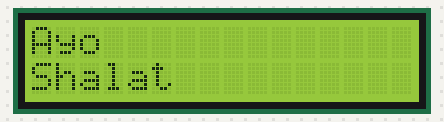
A sketch run on a simulated Arduino Uno, built with avr-gcc and run on an emulated ATmega328P. On the bench: 16×2 character LCD.

Above: at 0.28 s.
At 3.59 s:
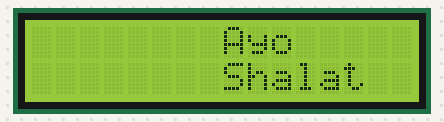
At 6.7 s:
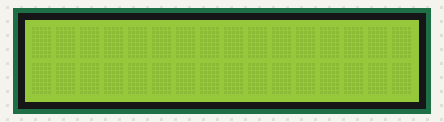
At 8.7 s:
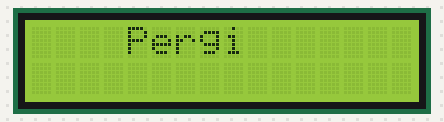
At 9.6 s:
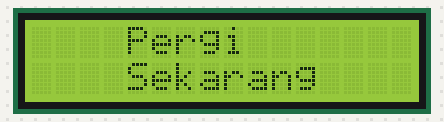
At 10.6 s:
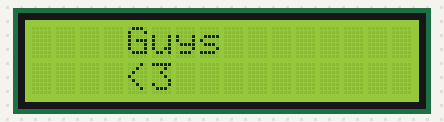

The sketch:

sketch_sep21a.ino
```cpp
#include <LiquidCrystal_I2C.h>

const int col = 16;
const int row = 2;
LiquidCrystal_I2C lcd(0x27, col, row);

int position = 0;

void setup()
{
  lcd.init();
  lcd.backlight();
  lcd.clear();
}

void runAnimation()
{
  for (position = 0; position < col; position++)
  { // -6 biar "Jikalau" muat
    lcd.clear();
    lcd.setCursor(position, 0);
    lcd.print("Ayo");
    lcd.setCursor(position, 1);
    lcd.print("Shalat");
    delay(400);
  }
  lcd.clear();
  delay(2000); // berhenti sebentar setelah animasi selesai
}

void showMessages()
{
  lcd.clear();
  lcd.setCursor(4, 0);
  lcd.print("Pergi");
  delay(900);

  lcd.setCursor(4, 1);
  lcd.print("Sekarang");
  delay(900);

  lcd.clear();
  lcd.setCursor(4, 0);
  lcd.print("Guys");
  lcd.setCursor(4, 1);
  lcd.print("<3");
  delay(1000);

  lcd.clear();
}

void loop()
{
  runAnimation(); // jalankan animasi dulu
  showMessages(); // setelah selesai, tampilkan pesan
}
```

Measured:
- by itself, everything shown: repeats every 11.4 s, in 21 steps
- what the display in image 1 shows lasts 0.4 s, from 3.4 s to 3.8 s
- what the display in image 2 shows lasts 2.0 s, from 6.7 s to 8.7 s
- what the display in image 3 shows lasts 0.9 s, from 8.7 s to 9.6 s
- what the display in image 5 shows lasts 1.0 s, from 10.5 s to 11.5 s
